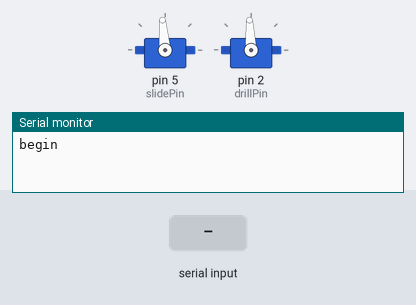
Simulated run of this sketch. Board: Arduino Uno, built with avr-gcc and run on an emulated ATmega328P. Shown: 2 × servo, the last lines printed to the serial monitor. The inputs (shaded band) are chosen by the test bench.

Above: at 1.2 s.
1.3 s: "p" received over Serial
At 1.6 s:
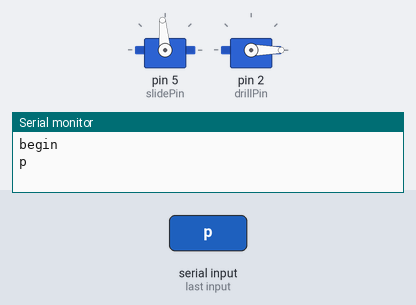
At 2.2 s:
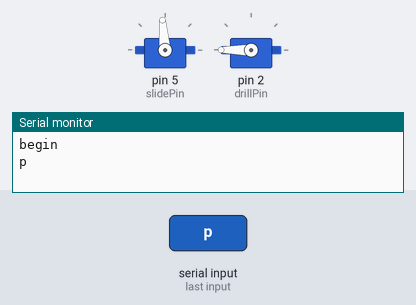
Timing chart, 0 to 17.8 s (numbered marks = the images above; inputs shaded):
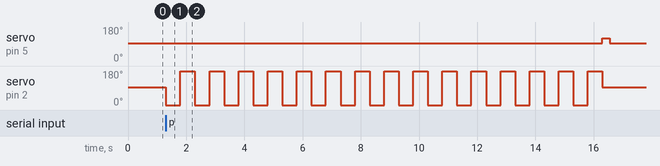

Measured:
- after the input at 1.3 s, servo on pin 5 (slidePin): 95° → 120° after 15.0 s, → 95° 0.25 s later; servo on pin 2 (drillPin): 93° → 0° at once, then repeats every 1.0 s: 180° 0.50 s, 0° 0.50 s

The sketch:

MICROG_DRILLBOT_CODE.ino
```cpp
//MICROG LETS GOOO
#include <Servo.h>

//pins
int slidePin = 5;
int drillPin = 2;

Servo slide;
int right = 120;    //slide clockwise
int left = 60;      //slide counter-clockwise
int sStop = 95;      //slide stop
int outTime = 1000;
int inTime = 1000;

Servo drill;
int dRight = -1000;  //drill clockwise`
int dLeft = 4000;   //drill counter-clockwise
int dStop = 1500;   //drill stop
int drillTime(1000);
int shimmy = 500;

void setup() {
  Serial.begin(9600);
  Serial.println("begin");

  slide.attach(slidePin);
  drill.attach(drillPin);
  slide.write(sStop);
  drill.write(dStop);
}

void loop() {
  if(Serial.available()) {
    char input = Serial.read();
    Serial.println(input);
    if(input == 'q') {          //extend
      extendSlide();
    } else if(input == 'w') {   //stop
      stopSlide();
    } else if(input == 'e') {   //loose
      retractSlide();
    } else if(input == 'a') {   //drill the other way
      runDrill();
    } else if(input == 's') {   //drill stop
      stopDrill();
    } else if(input == 'd') {   //drill one way
      nurDrill();
    } else if(input == 'p') {   //prep?
      prepDrill();
    }
  }
}

//slide methods
void extendSlide() {
  //clockwise
  slide.write(right);
  delay(50);
}
void retractSlide() {
  //counterclockwise
  slide.write(left);
  delay(50);
}
void stopSlide() {
  slide.write(sStop);
  delay(50);
}

//drill methods
void prepDrill() {
 int x = 0;
 while (x < 15){
  drill.write(dRight);
  delay(shimmy);
  drill.write(dLeft);
  delay(shimmy);
  x = x + 1;
 }
  drill.write(dStop);
  extendSlide();
  delay(200);
  stopSlide();
  stopDrill();
}
void runDrill() {
  drill.write(dLeft);
  delay(50);
}
void nurDrill() {
  drill.write(dRight);
  delay(50);
}
void stopDrill() {
  drill.write(dStop);
  delay(50);
}
```
